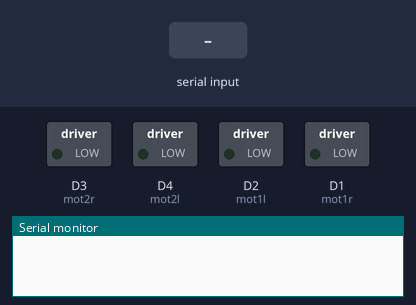
This sketch was run on a simulated ESP8266 (NodeMCU). Shown: switched loads named in the sketch (green lamp = pin HIGH), the last lines printed to the serial monitor. The inputs (shaded band) are chosen by the test bench.

Above: at 1.2 s.
1.3 s: "stop\n" received over Serial
At 1.9 s:
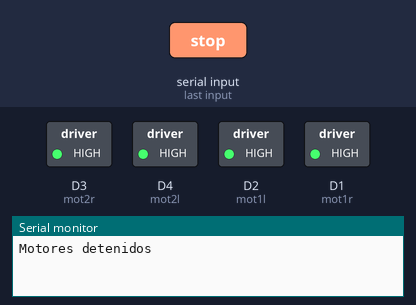
2.8 s: "left\n" received over Serial
At 4.0 s:
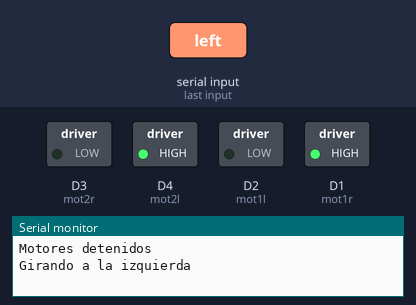
4.3 s: "right\n" received over Serial
At 5.4 s:
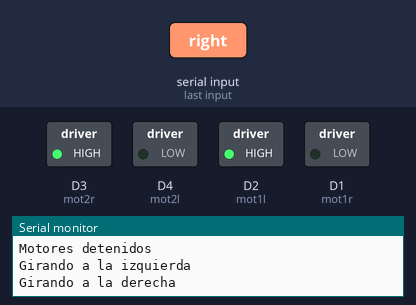
5.8 s: "forward\n" received over Serial
At 6.5 s:
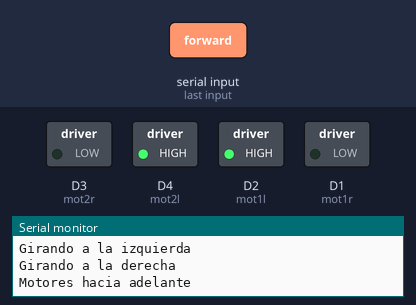
7.3 s: "backward\n" received over Serial
At 7.7 s:
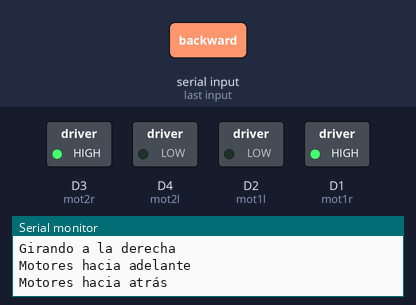
Timing chart, 0 to 9.8 s (numbered marks = the images above; inputs shaded):
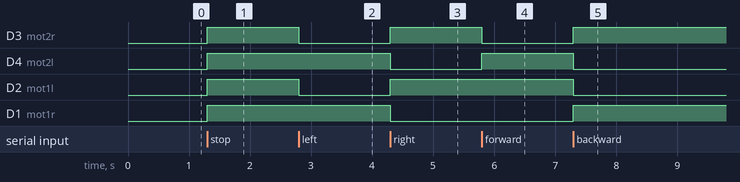

The sketch:

roboticafinal.ino
```cpp
// Definición de los pines del motor
const int mot1r = D1;
const int mot1l = D2;
const int mot2r = D3;
const int mot2l = D4;

void setup() {
  // Configuración de los pines
  pinMode(mot1r, OUTPUT);
  pinMode(mot1l, OUTPUT);
  pinMode(mot2r, OUTPUT);
  pinMode(mot2l, OUTPUT);

  // Inicialización de la comunicación serial
  Serial.begin(115200);
}

void loop() {
  // Verificar si hay datos disponibles en la entrada serial
  if (Serial.available() > 0) {
    String command = Serial.readStringUntil('\n');
    command.trim(); // Elimina espacios en blanco al inicio y al final de la cadena

    // Activar funciones del motor según el comando recibido
    if (command == "stop") {
        STOPMOTOR(mot1r, mot1l);
        STOPMOTOR(mot2r, mot2l);
        Serial.println("Motores detenidos");
    } else if (command == "left") {
        LEFTTURN(mot1r, mot1l, mot2r, mot2l);
        Serial.println("Girando a la izquierda");
    } else if (command == "right") {
        RIGHTTURN(mot1r, mot1l, mot2r, mot2l);
        Serial.println("Girando a la derecha");
    } else if (command == "forward") {
        FORWARDMOTOR(mot1r, mot1l, mot2r, mot2l);
        Serial.println("Motores hacia adelante");
    } else if (command == "backward") {
        BACKWARDMOTOR(mot1r, mot1l, mot2r, mot2l);
        Serial.println("Motores hacia atrás");
    } else {
        Serial.println("Comando no reconocido");
    }
  }
}

void STOPMOTOR(int _in1, int _in2) {
  digitalWrite(_in1, HIGH);
  digitalWrite(_in2, HIGH);
}

void CCWMOTOR(int _in1, int _in2) {
  digitalWrite(_in1, HIGH);
  digitalWrite(_in2, LOW);
}

void CWMOTOR(int _in1, int _in2) {
  digitalWrite(_in1, LOW);
  digitalWrite(_in2, HIGH);
}

void FORWARDMOTOR(int _in1r, int _in1l, int _in2r, int _in2l) {
  digitalWrite(_in1r, LOW);
  digitalWrite(_in1l, HIGH);
  digitalWrite(_in2r, LOW);
  digitalWrite(_in2l, HIGH);
}

void BACKWARDMOTOR(int _in1r, int _in1l, int _in2r, int _in2l) {
  digitalWrite(_in1r, HIGH);
  digitalWrite(_in1l, LOW);
  digitalWrite(_in2r, HIGH);
  digitalWrite(_in2l, LOW);
}

void LEFTTURN(int _in1r, int _in1l, int _in2r, int _in2l) {
  digitalWrite(_in1r, HIGH); // Motor izquierdo gira en sentido antihorario
  digitalWrite(_in1l, LOW);
  digitalWrite(_in2r, LOW); // Motor derecho gira en sentido horario
  digitalWrite(_in2l, HIGH);
}

void RIGHTTURN(int _in1r, int _in1l, int _in2r, int _in2l) {
  digitalWrite(_in1r, LOW); // Motor izquierdo gira en sentido horario
  digitalWrite(_in1l, HIGH);
  digitalWrite(_in2r, HIGH); // Motor derecho gira en sentido antihorario
  digitalWrite(_in2l, LOW);
}
```

Measured:
- after the input at 1.3 s, D3 (mot2r), D4 (mot2l), D2 (mot1l), D1 (mot1r): LOW → HIGH at once
- after the input at 2.8 s, D3 (mot2r), D2 (mot1l): HIGH → LOW at once
- after the input at 4.3 s, D3 (mot2r), D2 (mot1l): LOW → HIGH at once; D4 (mot2l), D1 (mot1r): HIGH → LOW at once
- after the input at 5.8 s, D3 (mot2r): HIGH → LOW at once; D4 (mot2l): LOW → HIGH at once
- after the input at 7.3 s, D3 (mot2r), D1 (mot1r): LOW → HIGH at once; D4 (mot2l), D2 (mot1l): HIGH → LOW at once
